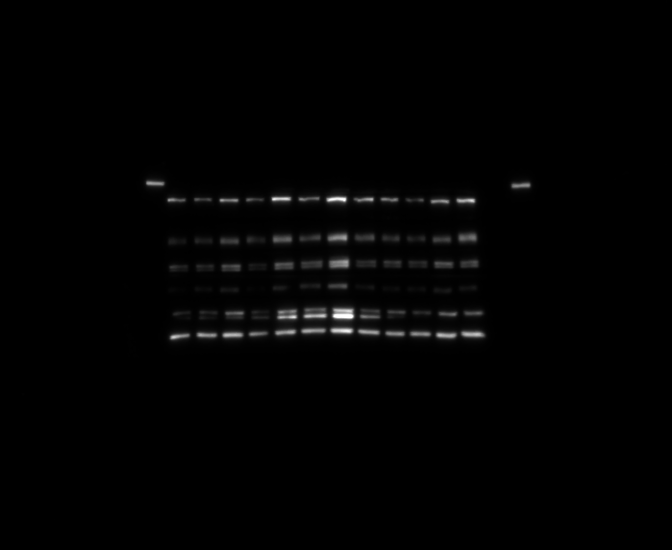
#> input picture signal.tiff, 1344 x 1100 px (shown at 1/2 size)
$ python main.py
#> lines starting #> are read from the running program, lines starting #| are printed output that depends on the picture; long printed decimals are rounded
# open an image file with pillow and crop given coordinates
from PIL import Image


file_name = "signal.tiff"

im = Image.open(file_name)
#> im is the input picture: PIL image 1344x1100 I;16; min 305, max 65535, mean 1030.4
crop = (329, 382, 329 + 55, 382 + 38)
print(crop)
cropped = im.crop(crop)
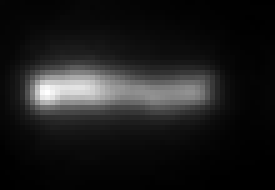
#> cropped: PIL image 55x38 I;16 (shown 5 times larger); min 625, max 40555, mean 5109; drawn with min black and max white
cropped.show()

# 5109.013

# calculate the average pixel value of the cropped image
pixels = list(cropped.getdata())
#> pixels = 2090 values, max 40555 at index 999, min 625 at index 2085, mean 5109
avg_pixel = sum(pixels) / len(pixels)
#> avg_pixel = 5109
print(avg_pixel)
#| 5109.013
